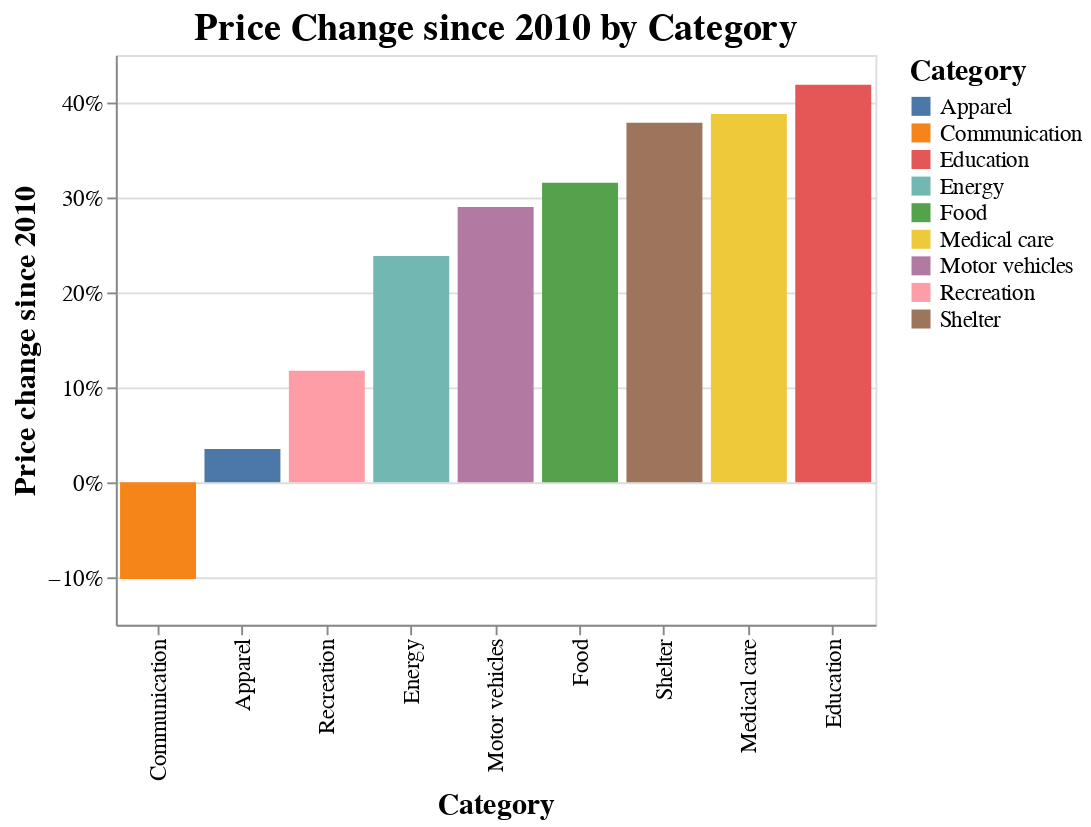

Notebook cell for this chart:
### Markdown cell above
"New and used motor vehicles" is a bit long for a label. It looks weird. Let's change it to "Motor vehicles".

### Code cell
df['Category'].replace({'New and used motor vehicles':'Motor vehicles'}, inplace=True)
# Final chart - With improved labels and resized.
alt.Chart(df[['date','change','Category']][df['date'] >= '12/1/2021'],title='Price Change since 2010 by Category').mark_bar().encode(
    x = alt.X('Category', sort='y'),
    y = alt.Y('change', title='Price change since 2010', axis=alt.Axis(format='%')),
    color = 'Category'
).configure_axis(
    titleFontSize = 16,
    labelFontSize = 12
).configure_title(
    fontSize=20
).configure_legend(
    titleFontSize=16,
    labelFontSize=12,
).properties(height=300, width=400)

### Figure 1 — Vega-Lite specification as saved in the notebook (floating-point values rounded to 4 significant figures)
{"config": {"view": {"continuousWidth": 400, "continuousHeight": 300}, "axis": {"labelFontSize": 12, "titleFontSize": 16}, "legend": {"labelFontSize": 12, "titleFontSize": 16}, "title": {"fontSize": 20}}, "data": {"name": "data-60fd68234670db6d539f59c163f6d25f"}, "mark": "bar", "encoding": {"color": {"field": "Category", "type": "nominal"}, "x": {"field": "Category", "sort": "y", "type": "nominal"}, "y": {"axis": {"format": "%"}, "field": "change", "title": "Price change since 2010", "type": "quantitative"}}, "height": 300, "title": "Price Change since 2010 by Category", "width": 400, "$schema": "https://vega.github.io/schema/vega-lite/v4.17.0.json", "datasets": {"data-60fd68234670db6d539f59c163f6d25f": [{"date": "2021-12-01T00:00:00", "change": 0.3156, "Category": "Food"}, {"date": "2021-12-01T00:00:00", "change": 0.3787, "Category": "Shelter"}, {"date": "2021-12-01T00:00:00", "change": 0.03508, "Category": "Apparel"}, {"date": "2021-12-01T00:00:00", "change": 0.3881, "Category": "Medical care"}, {"date": "2021-12-01T00:00:00", "change": 0.4188, "Category": "Education"}, {"date": "2021-12-01T00:00:00", "change": 0.2901, "Category": "Motor vehicles"}, {"date": "2021-12-01T00:00:00", "change": 0.2385, "Category": "Energy"}, {"date": "2021-12-01T00:00:00", "change": 0.1175, "Category": "Recreation"}, {"date": "2021-12-01T00:00:00", "change": -0.1017, "Category": "Communication"}]}}
